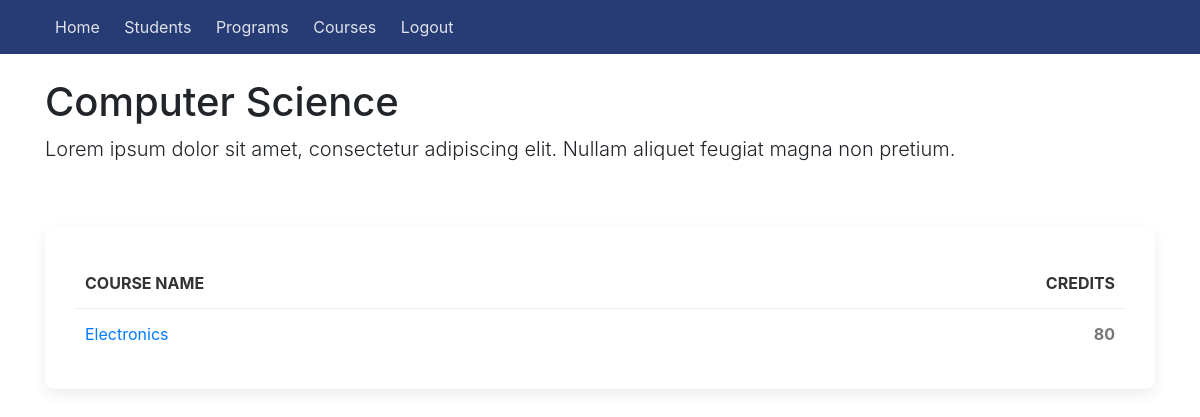
/program/1, run on an earlier commit of the app's database.
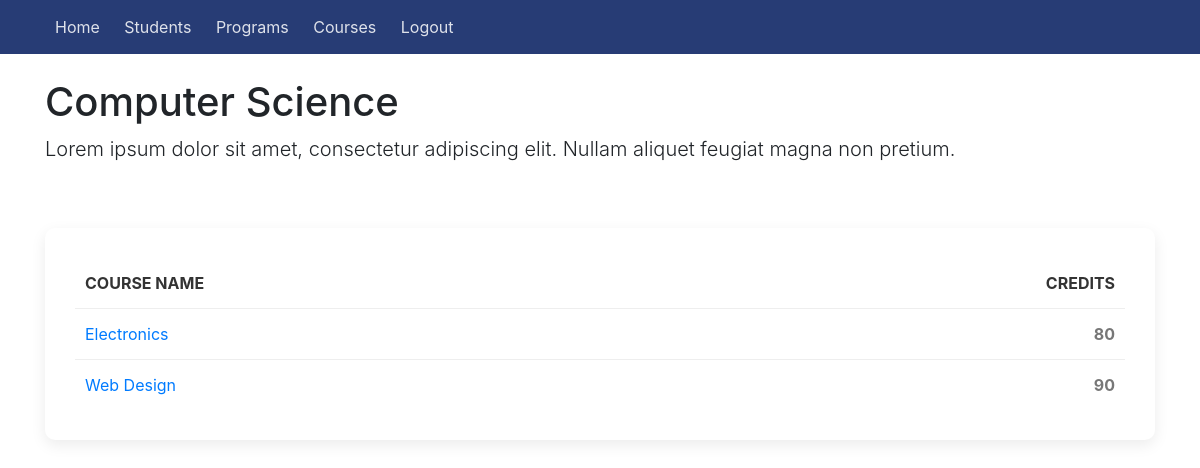
And on a later commit of the database.
### sems/models.py (models this page shows, shortened)
class Program(models.Model):
    name = models.CharField(max_length=200)
    summary = models.CharField(max_length=600, null=True, blank=True)

class Course(models.Model):
    name = models.CharField(max_length=200)
    summary = models.TextField(max_length=600, null=True, blank=True)
    program = models.ForeignKey(Program, on_delete=models.CASCADE)
    start_date = models.DateField()
    end_date = models.DateField()
    credits = models.IntegerField(null=True, default=0)
    def __str__(self):
        return self.name

### sems/views.py (the view)
# urls.py: path('program/<int:pk>', views.program_detail, name='program_single'),
def program_detail(request, pk):
    program = Program.objects.get(pk=pk)
    courses = Course.objects.filter(program_id=pk)
    students = Student.objects.filter()
    return render(
        request,
        'program_single.html',
        {'program': program, 'courses': courses},
    )

### sems/templates/program_single.html
{% extends 'base_generic.html' %}
{% block content %}
<h1>{{ program.name }}</h1>
<p class="lead">
    {% if program.summary %} {{ program.summary }} {% endif %}
</p>
<br/><br/>
<div class="shadow-box">
    {% if courses %}
    <table>
        <thead>
            <tr>
                <th>Course name</th>
                <th class="text-right">Credits</th>
            </tr>
        </thead>
    {% for course in courses %}
        <tr>
            <td><a href="{% url 'course_detail' pk=course.pk %}">{{ course }}</a></td>
            <td class="text-right"><b>{{ course.credits }}</b></td>
        </tr>
    {% endfor %}
    </table>
    {% else %}
    <p class="lead text-center">There are no courses available.</p>
    <div class="text-center"><a href="{% url 'course_add' %}">Add new course</a></div>
    {% endif %}
</div>
{% endblock %}

### sems/templates/base_generic.html (shortened to what this page needs)
{% load static %}
<html>
<head>
    <link rel="stylesheet" href="https://use.fontawesome.com/releases/v5.0.12/css/all.css">
    <link rel="stylesheet" href="{% static 'css/bootstrap.min.css' %}">
    <link rel="stylesheet" href="{% static 'css/main.css' %}">
    <link rel="stylesheet" href="{% static 'fonts/fontawesome-all.min.css' %}">
</head>
<body>
    <header>
        <nav>
            <div class="container">
                <a href="#">Home</a>
                <a href="{% url 'students' %}">Students</a>
                <a href="{% url 'programs' %}">Programs</a>
                <a href="#">Courses</a>
                <a href="#">Logout</a>
            </div>
        </nav>
    </header>
    <div class="container">
        <div class="row">
            <div class="col-md-12 col-xs-12">
                <br/>
                {% block content %}
                {% endblock %}
            </div>
        </div>
    </div>
</body>
</html>

### sems/static/css/main.css (style rules this page uses)
* { --main-color: #273c75; }
body { background-color: #fff; }
nav { padding: 15px 0; background-color: var(--main-color); }
nav a { padding: 10px; color: rgba(255,255,255,.85); }
.shadow-box { box-shadow: 0 5px 15px rgba(0,0,0,0.08); background-color: #fff; padding: 30px; border-radius: 10px; }
table { width: 100%; }
td, th { padding: 15px 10px; border-top: 1px solid #eee; color: #777; }
th { border: none; color: #333; background-color: #fff; text-transform: uppercase; }

What changed in the data, as far as the page shows it:
added Course: name "Web Design", credits "90"
